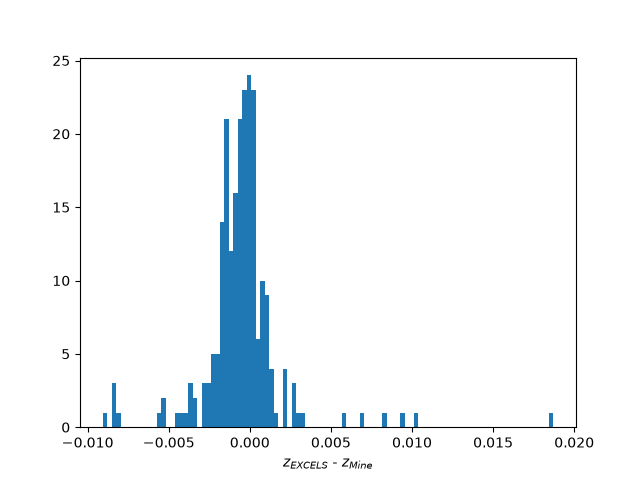

This figure's Python source:
import pandas as pd
import matplotlib.pyplot as plt
import numpy as np
from astropy.table import Table
from pathlib import Path

"""Plots a histogram of the difference between the EXCELS calculated redshift
and my own redshift"""

dir = Path(__file__).resolve().parent
catalogue_path = dir / "excels_cat_internal_v2_0p5asec_120424_miri.fits"
catalogue = Table.read(catalogue_path)

#catalogue = Table.read(r"C:\Users\drcla\OneDrive\MPhys Project\SII Fitting\excels_cat_internal_v2_0p5asec_120424_miri.fits")
redshift_excels = np.asarray(catalogue["z_excels_v1"])

#Homegrown redshifts
sii_fluxes_filepath = dir / "sii_fluxes.csv"

# Convert the FITS table to a pandas DataFrame
catalogue_df = catalogue.to_pandas()

# Read the complete CSV
sii_df = pd.read_csv(sii_fluxes_filepath)

# Match rows using the target ID
comparison = sii_df.merge(
    catalogue_df[["targetid", "z_excels_v1"]],
    left_on="target_id",
    right_on="targetid",
    how="inner",
)
# Calculate matched redshift differences
difference_z = (comparison["z_excels_v1"] - comparison["redshift"])

# Remove invalid values
difference_z = difference_z[np.isfinite(difference_z)]

mask = (abs(difference_z) < 0.02)  # Adjust the threshold as needed
difference_z = difference_z[mask]

#Plot

fig, ax = plt.subplots()
ax.hist((difference_z), bins = 100)
ax.set_xlabel(r"$z_{EXCELS}$ - $z_{Mine}$") 

plt.savefig("redshift_histogram.png")
plt.show()
